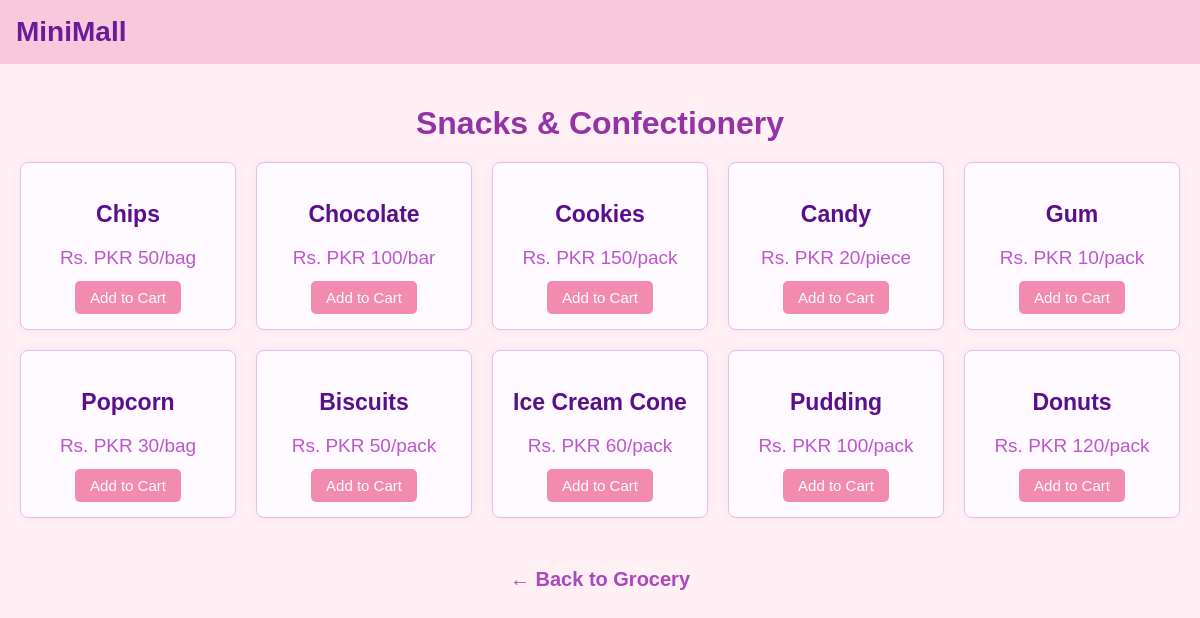
/groceryphp/snacks.php, run on the app's committed database.
### tables this page shows
CREATE TABLE CT_01_Subcategory_Items (
    category_id VARCHAR(10),   
    subcategory_id VARCHAR(10),   
    subcategory_name VARCHAR(100),   
    item_id VARCHAR(10),   
    item_name VARCHAR(100),   
    price VARCHAR(50),   
    PRIMARY KEY (category_id, subcategory_id, item_id),   
    FOREIGN KEY (category_id) REFERENCES category(category_id),   
    FOREIGN KEY (subcategory_id) REFERENCES ct_01_food_grocery(subcategory_id)   
);

### groceryphp/snacks.php (the view, shortened to what this page needs)
<?php
$conn = new mysqli("localhost", "root", "", "mall");
$sql = "SELECT item_id,item_name, price FROM ct_01_Subcategory_Items WHERE subcategory_id = 'FG-05'";
$result = $conn->query($sql);
?>
<!DOCTYPE html>
<html lang="en">
<head>
  <link rel="stylesheet" href="items.css" />
</head>
<body>
  <header>
    <div class="logo">MiniMall</div>
  </header>
  <div class="container">
    <h1>Snacks & Confectionery</h1>
    <div class="subcategory-grid">
      <?php while($row = $result->fetch_assoc()): ?>
        <div class="subcategory-card">
          <h3><?= htmlspecialchars($row['item_name']) ?></h3>
          <p>Rs. <?= htmlspecialchars($row['price']) ?></p>
          <form method="POST" action="../add_to_cart.php">
  <button class="add-to-cart" type="submit">Add to Cart</button>
</form>
        </div>
      <?php endwhile; ?>
    </div>
  </div>
  <nav class="back-home">
    <a href="../grocery.php">← Back to Grocery</a>
  </nav>
</body>
</html>

### groceryphp/items.css (style rules this page uses)
body { font-family: sans-serif; background: #fff0f5; margin: 0; padding: 0; }
header { background-color: #f8c8dc; color: #6a1b9a; padding: 1rem; }
.logo { font-size: 28px; font-weight: bold; }
.container { padding: 20px; text-align: center; }
h1 { color: #9433a5; margin-bottom: 20px; }
.subcategory-grid { display: grid; grid-template-columns: repeat(auto-fill, minmax(200px, 1fr)); gap: 20px; margin-top: 20px; }
.subcategory-card { background-color: #fffaff; border: 1px solid #e1bee7; border-radius: 8px; padding: 15px; text-align: center; box-shadow: 0 0 10px rgba(186, 104, 200, 0.1); }
.subcategory-card h3 { font-size: 23px; color: #5a0e89; margin-bottom: 10px; }
.subcategory-card p { font-size: 19px; color: #bc56ce; margin-bottom: 12px; }
.add-to-cart { background-color: #f38bae; color: white; border: none; padding: 8px 15px; border-radius: 5px; cursor: pointer; font-size: 15px; }
.back-home { text-align: center; margin-top: 30px; font-size: 20px; }
.back-home a { text-decoration: none; color: #ab47bc; font-weight: bold; }

### data on the page
ct_01_subcategory_items: item_name "Chips", price "PKR 50/bag"
ct_01_subcategory_items: item_name "Chocolate", price "PKR 100/bar"
ct_01_subcategory_items: item_name "Cookies", price "PKR 150/pack"
ct_01_subcategory_items: item_name "Candy", price "PKR 20/piece"
ct_01_subcategory_items: item_name "Gum", price "PKR 10/pack"
ct_01_subcategory_items: item_name "Popcorn", price "PKR 30/bag"
ct_01_subcategory_items: item_name "Biscuits", price "PKR 50/pack"
ct_01_subcategory_items: item_name "Ice Cream Cone", price "PKR 60/pack"
ct_01_subcategory_items: item_name "Pudding", price "PKR 100/pack"
ct_01_subcategory_items: item_name "Donuts", price "PKR 120/pack"
